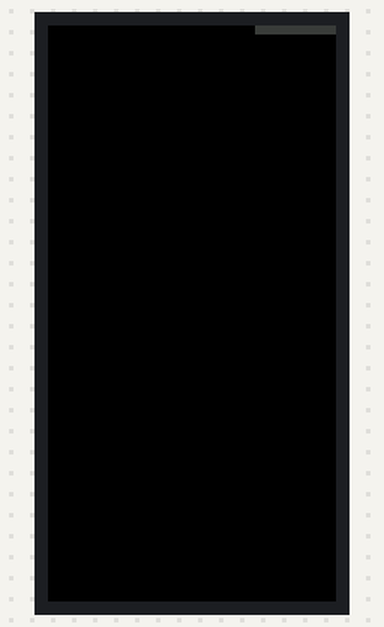
Recording of a sketch running on a simulated ESP32. On the bench: 32×64 colour display. What the sketch prints to the serial monitor is not drawn.

Above: at 4.55 s.

Measured:
- by itself, everything shown: repeats every 6.3 s, in 12 steps

The sketch:

traintrackr_basics_icn2038.ino
```cpp
/* *************************
 *  Traintrackr basics when using the ICN2038 + (ICN2012 or SM5166PF) LED driver chips
 *  traintrackr.io
 *  Richard Hawthorn
 *  2025-01-20
 *
 *  Board: ESP DEV module
 *  Flash Size: 4Mb
 *  Set partition scheme to minimal SPIFFS
 *
 *  Library: https://github.com/mrcodetastic/ESP32-HUB75-MatrixPanel-DMA
 *
 *  The display chips are set up for a maximum of 32 x 32 LEDs.  Although not all boards use the full use of this space,
 *  and each board has it's own specific height and width.  For example the Large London board (TFL6) is 16 x 24.
 *
 */

//LED pinout
#define LED_R1 25
#define LED_G1 26
#define LED_BL1 27
#define LED_R2 14
#define LED_G2 12
#define LED_BL2 13
#define LED_CH_A 23
#define LED_CH_B 19
#define LED_CH_C 5
#define LED_CH_D 17
#define LED_CH_E 18
#define LED_CLK 16
#define LED_LAT 4
#define LED_OE 15


#include <Arduino.h>
#include <ESP32-HUB75-MatrixPanel-I2S-DMA.h>

//placeholder for the matrix object
MatrixPanel_I2S_DMA *matrix = nullptr;


void setup() {

  Serial.begin(115200);
  Serial.println("");
  Serial.println(F("traintrackr basics"));
  Serial.flush();

  //setup the button inputs
  pinMode(0, INPUT_PULLUP); //setup button
  pinMode(36, INPUT); //mode button

  //Custom pin mapping for all pins
  HUB75_I2S_CFG::i2s_pins _pins={LED_R1, LED_G1, LED_BL1, LED_R2, LED_G2,LED_BL2, LED_CH_A, LED_CH_B, LED_CH_C, LED_CH_D, LED_CH_E, LED_LAT, LED_OE, LED_CLK };

  //Setup the matrix
  HUB75_I2S_CFG matrix_config(32, 64, 1, _pins); // width, height, chain length, pin mapping

  //Customise some of the matrix settings
  matrix_config.clkphase = 0; //this needs to be set to 0
  matrix_config.driver = HUB75_I2S_CFG::ICN2038S;
  matrix_config.min_refresh_rate = 85; //default is 85
  matrix = new MatrixPanel_I2S_DMA(matrix_config);

  //set the LED brightness, max = 255
  matrix->setBrightness8(128);

  // Allocate memory and start DMA display
  if( not matrix->begin() ){
      Serial.println(F("led driver error"));
  }

  //turn all LEDs on
  matrix->fillScreenRGB888(60, 60, 60);

  //wait for 2 seconds
  delay(2000);

  //turn all LEDs off
  matrix->fillScreenRGB888(0, 0, 0);

}


void updatePixelMatrix(int x, int y, int r, int g, int b){

  //invert the x axis
  x = 31 - x;

  //update the LED based on x y grid position, correcting for gama
  matrix->drawPixelRGB888(x, y, r, g, b);

}


void updatePixel(int pixel_number, int r, int g = false, int b = false){

  //calculate the LED based on pixel number
  int y = floor(pixel_number / 32);
  int x = pixel_number - (y * 32);

  //update that LED
  updatePixelMatrix(x, y, r, g, b);

}

void loop() {

  //loop through the LEDs
  for (int i = 0; i <= 10; i++) {

    //turn this one on
    updatePixel(i, 60, 60, 60);

    //wait 300ms
    delay(300);
  }

  //wait 3 seconds
  delay(3000);

  //turn off all the LEDs
  matrix->fillScreenRGB888(0, 0, 0);

}
```
